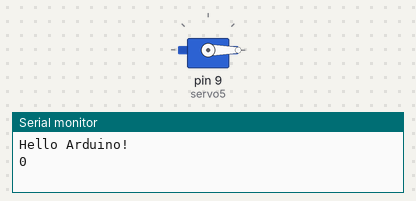
A sketch run on a simulated Arduino Uno, built with avr-gcc and run on an emulated ATmega328P. Shown: servo, the last lines printed to the serial monitor.

Above: at 0.05 s.
At 2.25 s:
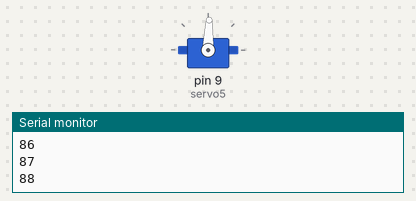
At 4.45 s:
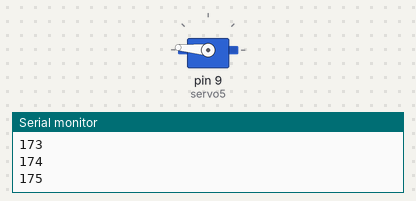
At 8.85 s:
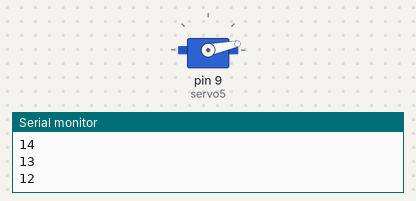
Timing chart, 0 to 11.9 s (numbered marks = the images above):
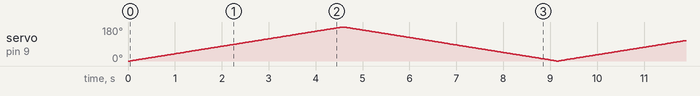

The sketch:

servo_q5.ino
```cpp
#include <Servo.h>

int delaytime = 25;

Servo servo5;
int q5min = 0;    //手先を閉じた状態
int q5max = 180;  //壁に接触

void setup() {
    Serial.begin(9600);
    Serial.println("Hello Arduino!");

    servo5.attach(9);
    servo5.write(q5min);
    delay(delaytime);
}

void loop() {
    for (int i = q5min; i <= q5max; i++) {
        servo5.write(i);
        Serial.println(i);
        delay(delaytime);
    }
    for (int i = q5max; i >= q5min; i--) {
        servo5.write(i);
        Serial.println(i);
        delay(delaytime);
    }
}
```
